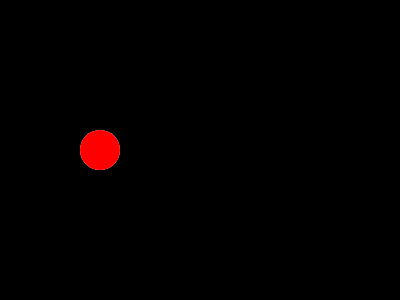
Frame 1 (no input)
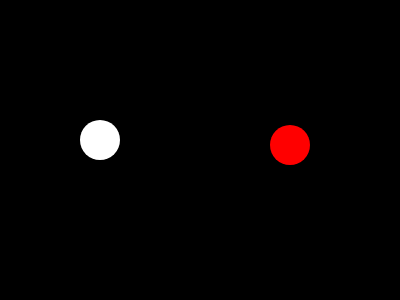
Frame 60 (no input)
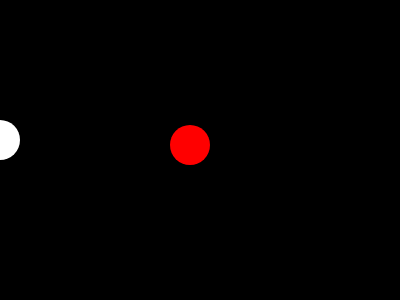
Frame 120 (the mouse pressed at the canvas centre since frame 60)

The p5.js sketch that drew these frames (run headless with seeded random() and noise() and a simulated clock; from frame 60 on, the mouse is pressed at the canvas centre):

// p5.js sketch
// ── sketch.js
// https://editor.p5js.org/novo/sketches/IspPkUPQj
// two circles c1x, c2x v3
// 2 object litterals with same shape

let c1 = {x: 100, y: 150, xs: 0, ys: 10, sz: 40};
// let c1x = 100;
// let c1y = 150;
// let c1xspeed = 0;
// let c1yspeed = 10;
// let c1size = 40;


let c2 = {x: 100, y: 150, xs: 10, ys: 5, sz: 40};
// let c2x = 100;
// let c2y = 150;
// let c2xspeed = 10;
// let c2yspeed = 0;
// let c2size = 40;

function setup() {
  createCanvas(400, 300);
  // must do in step because random not available
  // c1size = random(width)
}

function draw() {
  background(0);
  noStroke();
  
  fill(255);
  circle(c1.x, c1.y, c1.sz);
  c1.x = (c1.x + c1.xs) % width;
  c1.y = (c1.y + c1.ys) % height;
  
  fill('red');
  circle(c2.x, c2.y, c2.sz);
  c2.x = (c2.x + c2.xs) % width;
  c2.y = (c2.y + c2.ys) % height;

}

function mousePressed() {
  c1.x = 0;
  c2.x = 0;
}

// https://editor.p5js.org/novo/sketches/hS6GZi8aF
// two circles c1x, c2x v1

// Make Your Own (Make Your Own Variable)
// Code! Programming with p5.js
// The Coding Train / Daniel Shiffman
// https://thecodingtrain.com/beginners/p5js/2.2-make-your-own.html
// https://youtu.be/dRhXIIFp-ys

// Make Your Own Variable: https://editor.p5js.org/codingtrain/sketches/xPXNdPy17
// Growing Circle Exercise: https://editor.p5js.org/codingtrain/sketches/ehbMJ-otC

// https://editor.p5js.org/novo/sketches/dhwHHrV6K
// two circles c1x, c2x v2
